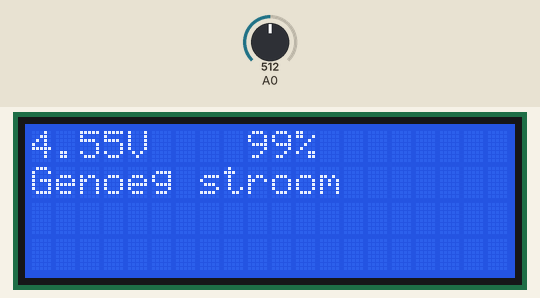
This sketch was run on a simulated Arduino Uno, built with avr-gcc and run on an emulated ATmega328P. Parts: 20×4 character LCD. Inputs (shaded band) come from the test bench; at power-on: A0 = 512. What the sketch prints to the serial monitor is not drawn.

Above: at 1.2 s.
1.3 s: A0 set to 428
At 2.4 s:
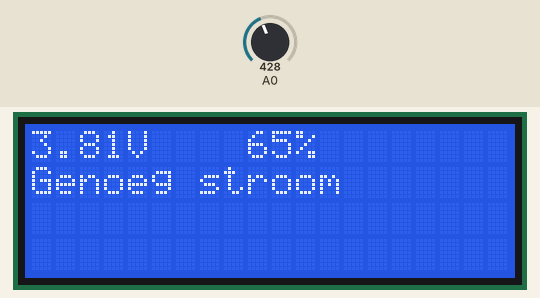
3.3 s: A0 set to 403
At 4.8 s:
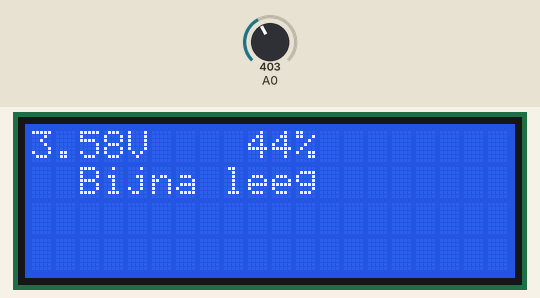
5.1 s: A0 set to 380
At 6.3 s:
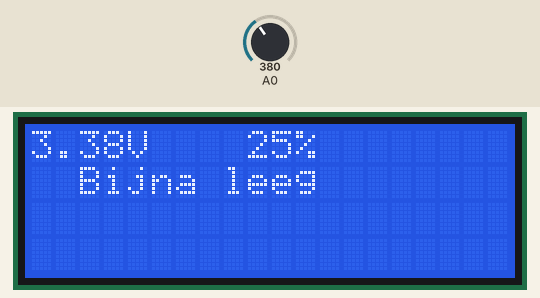
6.9 s: A0 set to 363
At 7.7 s:
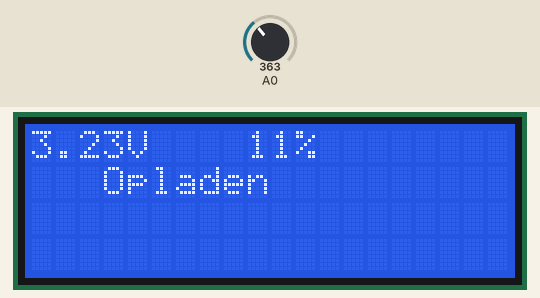
8.7 s: A0 set to 511
At 10.3 s:
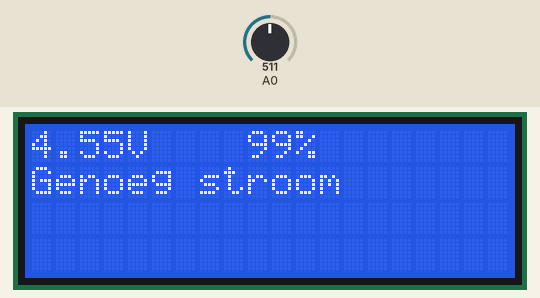
Timing chart, 0 to 11.5 s (numbered marks = the images above; inputs shaded):
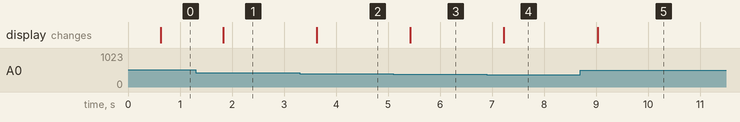

Measured:
- the behaviour switches between 410 and 409 on A0 (found by bisection; images 1 and 2)
- the behaviour switches between 373 and 372 on A0 (found by bisection; images 3 and 4)
- after the input at 1.3 s, the display: changes after 0.53 s (image 1)
- after the input at 3.3 s, the display: changes after 0.33 s (image 2)
- after the input at 5.1 s, the display: changes after 0.33 s (image 3)
- after the input at 6.9 s, the display: changes after 0.33 s (image 4)
- after the input at 8.7 s, the display: changes after 0.33 s (image 5)

The sketch:

batterij_meterV2.ino
```cpp
#include <LiquidCrystal_I2C.h>

LiquidCrystal_I2C lcd(0x27, 20, 4);    // set the LCD address to 0x27 for a 16x2

#define MAX_VOLTAGE 4.18    // Set the maximum voltage of the battery
#define MIN_VOLTAGE 3.10    // Set the minimum voltage of the battery

void setup() {
  Serial.begin(9600);    // Begin the serial monitor
  lcd.init();    // Initialize the lcd
}

void loop() {
  refreshDisplay();    // Print the values on the lcd
}

float volt() {
  int inputValue = analogRead(A0);    // Read the A0 pin value
  Serial.println(inputValue);
  float voltage = inputValue * (5.00 / 1023.00) * 1.82;    // Convert the value to a true voltage numbers.
  Serial.println(voltage);
  return voltage;
}

int percentageBattery(float voltage) {
  int percentage;
  int percentageCalculation = (((voltage - MIN_VOLTAGE) / (MAX_VOLTAGE - MIN_VOLTAGE)) * 100.00);    // Calculate the percentage

  // Return the correct value for the percentage
  if (voltage >= MAX_VOLTAGE) {
    percentage = 99;
  } else {
    percentage = percentageCalculation;
  }
  return percentage;
}

String bericht(int percentage) {
  String batteryMessage;

  // Check the percentage and give the correct message
  if (percentage >= 50) {
    batteryMessage = "Genoeg stroom";
  } else if (percentage >= 20) {
    batteryMessage = "  Bijna leeg ";
  } else {
    batteryMessage = "   Opladen   ";
  }
  return batteryMessage;
}

// Print function for the values
void lcdDisplay() {
  lcd.backlight();
  lcd.setCursor(0, 0);
  lcd.print(volt());
  lcd.print("V");
  lcd.print("   ");
  lcd.setCursor(9, 0);
  lcd.print(percentageBattery(volt()));
  lcd.setCursor(11, 0);
  lcd.print("%");
  lcd.setCursor(0, 1);
  lcd.print(bericht(percentageBattery(volt())));
}

void refreshDisplay() {
  unsigned long currentTime = millis();
  static unsigned long previousTime = 0;
  const unsigned long interval = 600; //    Every 1 minute
  if (currentTime - previousTime >= interval) {
    previousTime += interval;
    lcdDisplay();
  }
}
```
